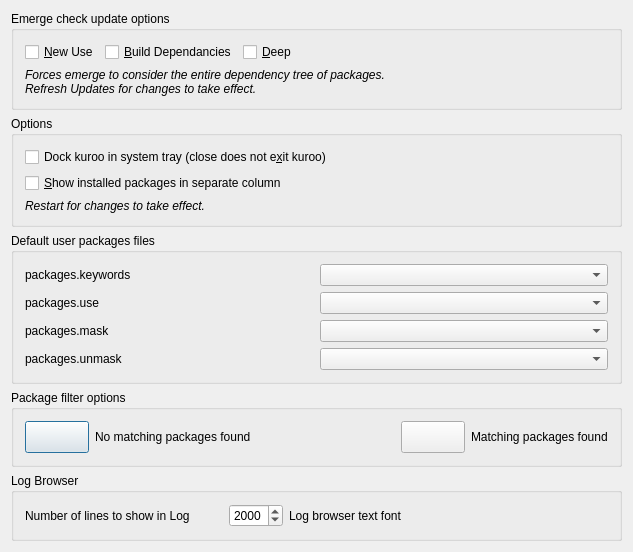
<?xml version="1.0" encoding="UTF-8"?>
<ui version="4.0">
 <class>Options1</class>
 <widget class="QDialog" name="Options1">
  <property name="geometry">
   <rect>
    <x>0</x>
    <y>0</y>
    <width>633</width>
    <height>548</height>
   </rect>
  </property>
  <property name="windowTitle">
   <string>Form1</string>
  </property>
  <layout class="QVBoxLayout" name="verticalLayout">
   <item>
    <widget class="QGroupBox" name="portage_2_2_2">
     <property name="title">
      <string>Emerge check update options</string>
     </property>
     <layout class="QVBoxLayout" name="verticalLayout_6">
      <item>
       <layout class="QHBoxLayout">
        <item>
         <widget class="QCheckBox" name="kcfg_updateNewUse">
          <property name="text">
           <string>&amp;New Use</string>
          </property>
          <property name="shortcut">
           <string>Alt+N</string>
          </property>
         </widget>
        </item>
        <item>
         <widget class="QCheckBox" name="kcfg_updateBuilddeps">
          <property name="toolTip">
           <string>--with-bdeps</string>
          </property>
          <property name="whatsThis">
           <string>&lt;b&gt;&lt;u&gt;Install with build dependancies&lt;/u&gt;&lt;/b&gt;&lt;br&gt;
This enables the --with-bdeps option for emerge. &lt;br&gt;
This can make your install times increase greatly and should be used with care.</string>
          </property>
          <property name="text">
           <string>&amp;Build Dependancies</string>
          </property>
          <property name="shortcut">
           <string>Alt+B</string>
          </property>
         </widget>
        </item>
        <item>
         <widget class="QCheckBox" name="kcfg_updateDeep">
          <property name="text">
           <string>&amp;Deep</string>
          </property>
          <property name="shortcut">
           <string>Alt+D</string>
          </property>
          <property name="checked">
           <bool>false</bool>
          </property>
         </widget>
        </item>
        <item>
         <spacer name="spacer16">
          <property name="orientation">
           <enum>Qt::Horizontal</enum>
          </property>
          <property name="sizeType">
           <enum>QSizePolicy::Expanding</enum>
          </property>
          <property name="sizeHint" stdset="0">
           <size>
            <width>40</width>
            <height>20</height>
           </size>
          </property>
         </spacer>
        </item>
       </layout>
      </item>
      <item>
       <widget class="QLabel" name="textLabel1_2">
        <property name="text">
         <string>&lt;i&gt;Forces emerge to consider the entire dependency tree of packages.&lt;br&gt;
Refresh Updates for changes to take effect.&lt;/i&gt;</string>
        </property>
        <property name="wordWrap">
         <bool>false</bool>
        </property>
       </widget>
      </item>
     </layout>
    </widget>
   </item>
   <item>
    <widget class="QGroupBox" name="portage_2_3">
     <property name="title">
      <string>Options</string>
     </property>
     <layout class="QVBoxLayout" name="verticalLayout_3">
      <item>
       <layout class="QHBoxLayout" name="horizontalLayout_13">
        <item>
         <widget class="QCheckBox" name="kcfg_isSystrayEnabled">
          <property name="text">
           <string>Dock kuroo in system tray (close does not e&amp;xit kuroo)</string>
          </property>
          <property name="shortcut">
           <string>Alt+X</string>
          </property>
          <property name="checked">
           <bool>false</bool>
          </property>
         </widget>
        </item>
        <item>
         <spacer name="spacer2_2_2">
          <property name="orientation">
           <enum>Qt::Horizontal</enum>
          </property>
          <property name="sizeType">
           <enum>QSizePolicy::Expanding</enum>
          </property>
          <property name="sizeHint" stdset="0">
           <size>
            <width>146</width>
            <height>20</height>
           </size>
          </property>
         </spacer>
        </item>
       </layout>
      </item>
      <item>
       <layout class="QVBoxLayout" name="verticalLayout_2">
        <item>
         <layout class="QHBoxLayout" name="horizontalLayout_12">
          <item>
           <widget class="QCheckBox" name="kcfg_installedColumn">
            <property name="text">
             <string>&amp;Show installed packages in separate column</string>
            </property>
            <property name="shortcut">
             <string>Alt+S</string>
            </property>
            <property name="checked">
             <bool>false</bool>
            </property>
           </widget>
          </item>
          <item>
           <spacer name="spacer2_2_4">
            <property name="orientation">
             <enum>Qt::Horizontal</enum>
            </property>
            <property name="sizeType">
             <enum>QSizePolicy::Expanding</enum>
            </property>
            <property name="sizeHint" stdset="0">
             <size>
              <width>106</width>
              <height>20</height>
             </size>
            </property>
           </spacer>
          </item>
         </layout>
        </item>
        <item>
         <widget class="QLabel" name="textLabel1_3">
          <property name="text">
           <string>&lt;i&gt;Restart for changes to take effect.&lt;/i&gt;</string>
          </property>
          <property name="wordWrap">
           <bool>false</bool>
          </property>
         </widget>
        </item>
       </layout>
      </item>
     </layout>
    </widget>
   </item>
   <item>
    <widget class="QGroupBox" name="groupBox">
     <property name="title">
      <string>Default user packages files</string>
     </property>
     <layout class="QVBoxLayout" name="verticalLayout_4">
      <item>
       <layout class="QHBoxLayout" name="horizontalLayout_5">
        <item>
         <widget class="QLabel" name="label">
          <property name="text">
           <string>packages.keywords</string>
          </property>
         </widget>
        </item>
        <item>
         <widget class="QComboBox" name="keywords"/>
        </item>
       </layout>
      </item>
      <item>
       <layout class="QHBoxLayout" name="horizontalLayout_6">
        <item>
         <widget class="QLabel" name="label_2">
          <property name="text">
           <string>packages.use</string>
          </property>
         </widget>
        </item>
        <item>
         <widget class="QComboBox" name="use"/>
        </item>
       </layout>
      </item>
      <item>
       <layout class="QHBoxLayout" name="horizontalLayout_7">
        <item>
         <widget class="QLabel" name="label_3">
          <property name="text">
           <string>packages.mask</string>
          </property>
         </widget>
        </item>
        <item>
         <widget class="QComboBox" name="mask"/>
        </item>
       </layout>
      </item>
      <item>
       <layout class="QHBoxLayout" name="horizontalLayout_8">
        <item>
         <widget class="QLabel" name="label_4">
          <property name="text">
           <string>packages.unmask</string>
          </property>
         </widget>
        </item>
        <item>
         <widget class="QComboBox" name="unmask"/>
        </item>
       </layout>
      </item>
     </layout>
    </widget>
   </item>
   <item>
    <widget class="QGroupBox" name="groupBox7">
     <property name="title">
      <string>Package filter options</string>
     </property>
     <layout class="QHBoxLayout" name="horizontalLayout_10">
      <item>
       <layout class="QHBoxLayout" name="horizontalLayout_2">
        <item>
         <widget class="KColorButton" name="kcfg_noMatchColor">
          <property name="sizePolicy">
           <sizepolicy hsizetype="Fixed" vsizetype="Fixed">
            <horstretch>0</horstretch>
            <verstretch>0</verstretch>
           </sizepolicy>
          </property>
          <property name="minimumSize">
           <size>
            <width>64</width>
            <height>32</height>
           </size>
          </property>
          <property name="maximumSize">
           <size>
            <width>64</width>
            <height>32</height>
           </size>
          </property>
          <property name="toolTip">
           <string>Click to select the color of the OSD text.</string>
          </property>
          <property name="whatsThis">
           <string>The color of the OSD text.</string>
          </property>
          <property name="text">
           <string/>
          </property>
          <property name="color">
           <color>
            <red>255</red>
            <green>159</green>
            <blue>144</blue>
           </color>
          </property>
         </widget>
        </item>
        <item>
         <widget class="QLabel" name="textLabel2">
          <property name="sizePolicy">
           <sizepolicy hsizetype="Minimum" vsizetype="Preferred">
            <horstretch>1</horstretch>
            <verstretch>0</verstretch>
           </sizepolicy>
          </property>
          <property name="whatsThis">
           <string>The color of the OSD text.</string>
          </property>
          <property name="text">
           <string>No matching packages found</string>
          </property>
          <property name="wordWrap">
           <bool>false</bool>
          </property>
         </widget>
        </item>
       </layout>
      </item>
      <item>
       <spacer name="horizontalSpacer_2">
        <property name="orientation">
         <enum>Qt::Horizontal</enum>
        </property>
        <property name="sizeHint" stdset="0">
         <size>
          <width>40</width>
          <height>20</height>
         </size>
        </property>
       </spacer>
      </item>
      <item>
       <layout class="QHBoxLayout" name="horizontalLayout">
        <item>
         <widget class="KColorButton" name="kcfg_matchColor">
          <property name="sizePolicy">
           <sizepolicy hsizetype="Fixed" vsizetype="Fixed">
            <horstretch>2</horstretch>
            <verstretch>0</verstretch>
           </sizepolicy>
          </property>
          <property name="minimumSize">
           <size>
            <width>64</width>
            <height>32</height>
           </size>
          </property>
          <property name="maximumSize">
           <size>
            <width>32</width>
            <height>32</height>
           </size>
          </property>
          <property name="toolTip">
           <string>Click to select the background color of the OSD.</string>
          </property>
          <property name="whatsThis">
           <string>The color of the OSD background.</string>
          </property>
          <property name="text">
           <string/>
          </property>
          <property name="color">
           <color>
            <red>126</red>
            <green>255</green>
            <blue>112</blue>
           </color>
          </property>
         </widget>
        </item>
        <item>
         <widget class="QLabel" name="textLabel2_2">
          <property name="sizePolicy">
           <sizepolicy hsizetype="Minimum" vsizetype="Preferred">
            <horstretch>1</horstretch>
            <verstretch>0</verstretch>
           </sizepolicy>
          </property>
          <property name="whatsThis">
           <string>The color of the OSD background.</string>
          </property>
          <property name="frameShape">
           <enum>QFrame::NoFrame</enum>
          </property>
          <property name="text">
           <string>Matching packages found</string>
          </property>
          <property name="wordWrap">
           <bool>false</bool>
          </property>
         </widget>
        </item>
       </layout>
      </item>
     </layout>
    </widget>
   </item>
   <item>
    <widget class="QGroupBox" name="groupBox12">
     <property name="title">
      <string>Log Browser</string>
     </property>
     <layout class="QHBoxLayout" name="horizontalLayout_11">
      <item>
       <layout class="QHBoxLayout" name="horizontalLayout_4">
        <item>
         <widget class="QLabel" name="textLabel1">
          <property name="text">
           <string>Number of lines to show in Log</string>
          </property>
          <property name="wordWrap">
           <bool>false</bool>
          </property>
         </widget>
        </item>
        <item>
         <spacer name="horizontalSpacer_3">
          <property name="orientation">
           <enum>Qt::Horizontal</enum>
          </property>
          <property name="sizeHint" stdset="0">
           <size>
            <width>40</width>
            <height>20</height>
           </size>
          </property>
         </spacer>
        </item>
        <item>
         <widget class="QSpinBox" name="kcfg_logLines">
          <property name="toolTip">
           <string>Number of lines to show in log</string>
          </property>
          <property name="minimum">
           <number>200</number>
          </property>
          <property name="maximum">
           <number>5000</number>
          </property>
          <property name="value">
           <number>2000</number>
          </property>
         </widget>
        </item>
       </layout>
      </item>
      <item>
       <layout class="QHBoxLayout" name="horizontalLayout_3">
        <item>
         <widget class="QLabel" name="textLabel2_3">
          <property name="sizePolicy">
           <sizepolicy hsizetype="Preferred" vsizetype="Preferred">
            <horstretch>1</horstretch>
            <verstretch>0</verstretch>
           </sizepolicy>
          </property>
          <property name="whatsThis">
           <string>The color of the OSD text.</string>
          </property>
          <property name="text">
           <string>Log browser text font</string>
          </property>
          <property name="wordWrap">
           <bool>false</bool>
          </property>
         </widget>
        </item>
        <item>
         <widget class="KFontRequester" name="kcfg_logFont">
          <property name="minimumSize">
           <size>
            <width>200</width>
            <height>0</height>
           </size>
          </property>
         </widget>
        </item>
       </layout>
      </item>
     </layout>
    </widget>
   </item>
   <item>
    <spacer name="verticalSpacer">
     <property name="orientation">
      <enum>Qt::Vertical</enum>
     </property>
     <property name="sizeHint" stdset="0">
      <size>
       <width>20</width>
       <height>40</height>
      </size>
     </property>
    </spacer>
   </item>
  </layout>
 </widget>
 <layoutdefault spacing="6" margin="11"/>
 <pixmapfunction>qPixmapFromMimeSource</pixmapfunction>
 <customwidgets>
  <customwidget>
   <class>KFontRequester</class>
   <extends>QWidget</extends>
   <header>kfontrequester.h</header>
  </customwidget>
  <customwidget>
   <class>KColorButton</class>
   <extends>QPushButton</extends>
   <header>kcolorbutton.h</header>
  </customwidget>
 </customwidgets>
 <includes>
  <include location="local">kcolorbutton.h</include>
  <include location="local">kcolorbutton.h</include>
  <include location="local">kfontrequester.h</include>
 </includes>
 <resources/>
 <connections/>
</ui>
